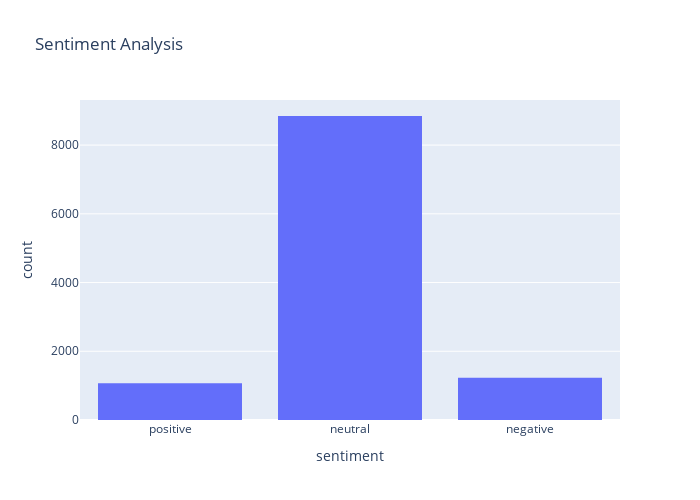

The code cell stored with this chart in its notebook:
### Code cell
#count of sentiment 
fig = px.histogram(df, x="sentiment", title='Sentiment Analysis', width=700, height=500)
fig.show()

### Figure 1 — Plotly figure (JSON) as saved in the notebook; plotly's stock layout.template omitted (floating-point values rounded to 4 significant figures; data arrays with more than 128 entries replaced by an {"elided": "..."} marker saying what was removed)
{"data": [{"alignmentgroup": "True", "bingroup": "x", "hovertemplate": "sentiment=%{x}<br>count=%{y}<extra></extra>", "legendgroup": "", "marker": {"color": "#636efa", "pattern": {"shape": ""}}, "name": "", "offsetgroup": "", "orientation": "v", "showlegend": false, "type": "histogram", "x": {"elided": "11146 str values"}, "xaxis": "x", "yaxis": "y"}], "layout": {"barmode": "relative", "height": 500, "legend": {"tracegroupgap": 0}, "title": {"text": "Sentiment Analysis"}, "width": 700, "xaxis": {"anchor": "y", "domain": [0, 1], "title": {"text": "sentiment"}}, "yaxis": {"anchor": "x", "domain": [0, 1], "title": {"text": "count"}}}}
